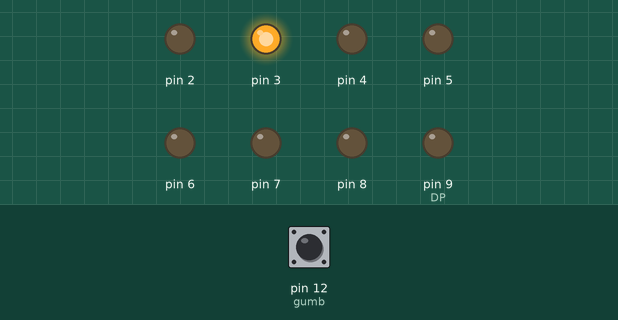
This sketch was run on a simulated Arduino Uno, built with avr-gcc and run on an emulated ATmega328P. Shown: output pins drawn as LEDs (lit = HIGH). Inputs (shaded band) come from the test bench; at power-on: pin 12 (gumb) HIGH.

Above: at 0.11 s.
1.3 s: pin 12 (gumb) pulled LOW for 0.45 s
At 1.8 s:
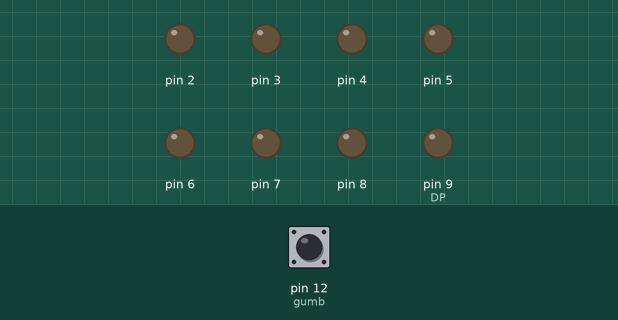
3.2 s: pin 12 (gumb) pulled LOW for 1 s
At 3.93 s:
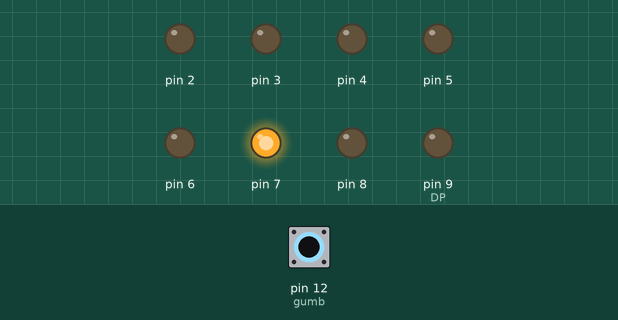
6.2 s: pin 12 (gumb) pulled LOW for 3.2 s
At 7.3 s:
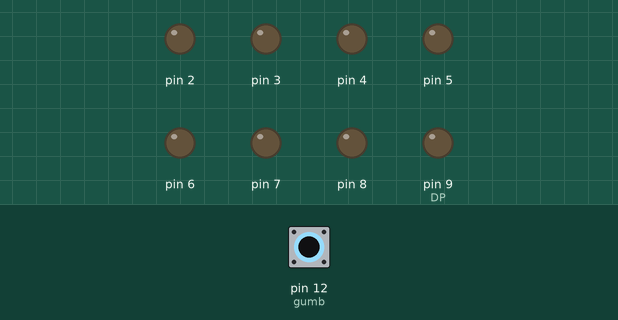
Timing chart, 0 to 9.2 s (numbered marks = the images above; inputs shaded):
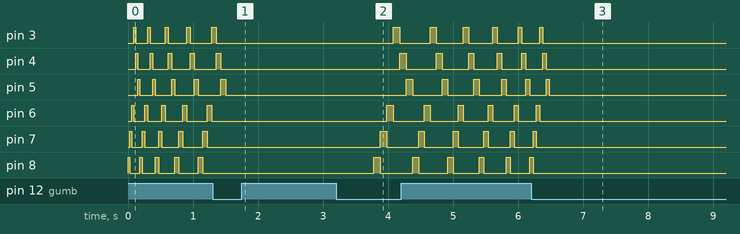

The sketch:

sedem_segmentni.ino
```cpp
void setup() {
  // put your setup code here, to run once:
  pinMode(9, OUTPUT);  //DP
  pinMode(8, OUTPUT);  //C
  pinMode(7, OUTPUT);  //D
  pinMode(6, OUTPUT);  //E
  pinMode(5, OUTPUT);  //B
  pinMode(4, OUTPUT);  //A
  pinMode(3, OUTPUT);  //F
  pinMode(2, OUTPUT);  //G

  pinMode(12, INPUT_PULLUP);  //gumb
}

int pavza = 30;  //pavza vrednost
int delta = 10;
bool on = HIGH;
bool dele = 0;
bool prej = 0;

void loop() {
  // put your main code here, to run repeatedly:
  dele = digitalRead(12);  //preberemo stanje zdej

  if (dele != prej && prej != 0) {  //ali je bil gumb pritisnjen
    on = !on;
  }

  prej = dele;  //shranimo stanje za pol

  digitalWrite(8, on);   //prizgi C
  digitalWrite(5, LOW);  //ugasni B
  delay(pavza);          //delay :)
  digitalWrite(7, on);   //prizgi D
  digitalWrite(8, LOW);  //ugasni C
  delay(pavza);
  digitalWrite(6, on);   //prizgi E
  digitalWrite(7, LOW);  //ugasni D
  delay(pavza);
  digitalWrite(3, on);   //prizgi F
  digitalWrite(6, LOW);  //ugasni E
  delay(pavza);
  digitalWrite(4, on);   //prizgi A
  digitalWrite(3, LOW);  //ugasni F
  delay(pavza);
  digitalWrite(5, on);   //prizgi B
  digitalWrite(4, LOW);  //ugasni A
  delay(pavza);

  if (pavza > 100 || pavza < 20) {  //preveri če je pavza večja od 100 ali manjša od 20
    delta = -delta;
  }
  pavza += delta;
}
```

Measured:
- after the input at 1.3 s, pin 3, pin 4: goes on until 1.4 s, then stays LOW; pin 5: goes on until 1.5 s, then stays LOW; pin 6–8: stops changing and stays LOW
- after the input at 3.2 s, pin 3: LOW → HIGH after 0.88 s, then repeats every 0.56 s: LOW 0.47 s, HIGH 0.09 s; pin 4: LOW → HIGH after 0.98 s, then repeats every 0.55 s: LOW 0.46 s, HIGH 0.09 s
- after the input at 6.2 s, pin 3, pin 4: goes on until 6.4 s, then stays LOW; pin 5: goes on until 6.5 s, then stays LOW; pin 6, pin 7: goes on until 6.3 s, then stays LOW; pin 8: goes on until 6.2 s, then stays LOW
- by itself, pin 5: repeats every 0.24 s: LOW 0.20 s, HIGH 0.04 s
